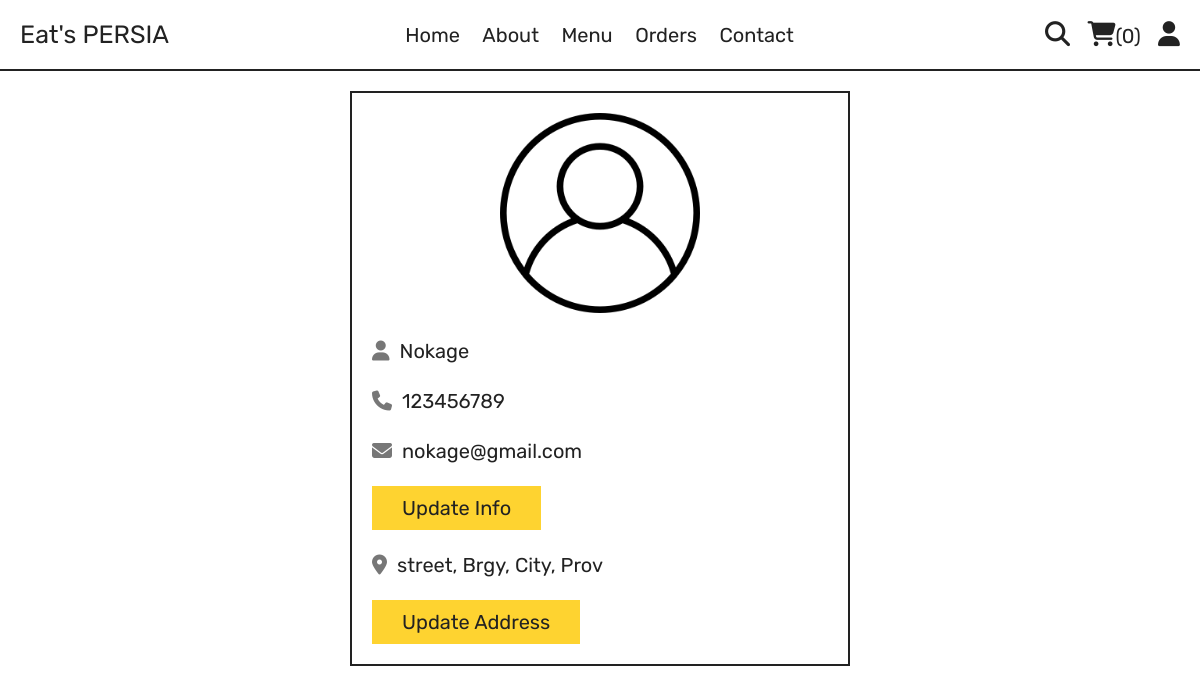
The app's page /profile.php (signed in) with its own data.
### tables this page shows
CREATE TABLE `users` (
  `id` int(100) NOT NULL,
  `name` varchar(255) NOT NULL,
  `email` varchar(255) NOT NULL,
  `number` varchar(255) NOT NULL,
  `password` varchar(255) NOT NULL,
  `address` varchar(255) NOT NULL
);

### profile.php (the view, shortened to what this page needs)
<?php
include 'components/connect.php';
?>
<!DOCTYPE html>
<html lang="en">
<head>
   <link rel="stylesheet" href="https://cdnjs.cloudflare.com/ajax/libs/font-awesome/6.1.1/css/all.min.css">
   <link rel="stylesheet" href="css/style.css">
</head>
<body>
<?php include 'components/user_header.php'; ?>
<section class="user-details">
   <div class="user">
      <img src="images/user-icon.png" alt="">
      <p><i class="fas fa-user"></i><span><span><?= $fetch_profile['name']; ?></span></span></p>
      <p><i class="fas fa-phone"></i><span><?= $fetch_profile['number']; ?></span></p>
      <p><i class="fas fa-envelope"></i><span><?= $fetch_profile['email']; ?></span></p>
      <a href="update_profile.php" class="btn">update info</a>
      <p class="address"><i class="fas fa-map-marker-alt"></i><span><?php if($fetch_profile['address'] == ''){echo 'please enter your address';}else{echo $fetch_profile['address'];} ?></span></p>
      <a href="update_address.php" class="btn">update address</a>
   </div>
</section>
</body>
</html>

### css/style.css (style rules this page uses)
:root { --yellow:#fed330; --red:#e74c3c; --white:#fff; --black:#222; --light-color:#777; --border:.2rem solid var(--black); }
* { font-family: 'Rubik', sans-serif; margin:0; padding:0; box-sizing: border-box; outline: none; border: none; text-decoration: none; }
html { font-size: 62.5%; overflow-x: hidden; scroll-behavior: smooth; stop-opacity: 7rem; }
section { margin:0 auto; max-width: 1200px; padding:2rem; }
.btn, .delete-btn { margin-top: 1rem; display: inline-block; font-size: 2rem; padding:1rem 3rem; cursor: pointer; text-transform: capitalize; transition: .2s linear; }
.btn { background-color: var(--yellow); color:var(--black); }
.user-details .user { max-width: 50rem; margin:0 auto; border:var(--border); padding:2rem; }
.user-details .user img { width: 100%; height: 20rem; object-fit: contain; margin-bottom: 1rem; }
.user-details .user p { padding:1rem 0; line-height: 1.5; font-size: 2rem; }
.user-details .user p span { color:var(--black); }
.user-details .user p i { margin-right: 1rem; color:var(--light-color); }
.user-details .user .address { margin-top: 1rem; }

### records on screen
users: name "Nokage", number "123456789", email "nokage@gmail.com", address "street, Brgy, City, Prov"

### other values on screen
$total_cart_items "0"
